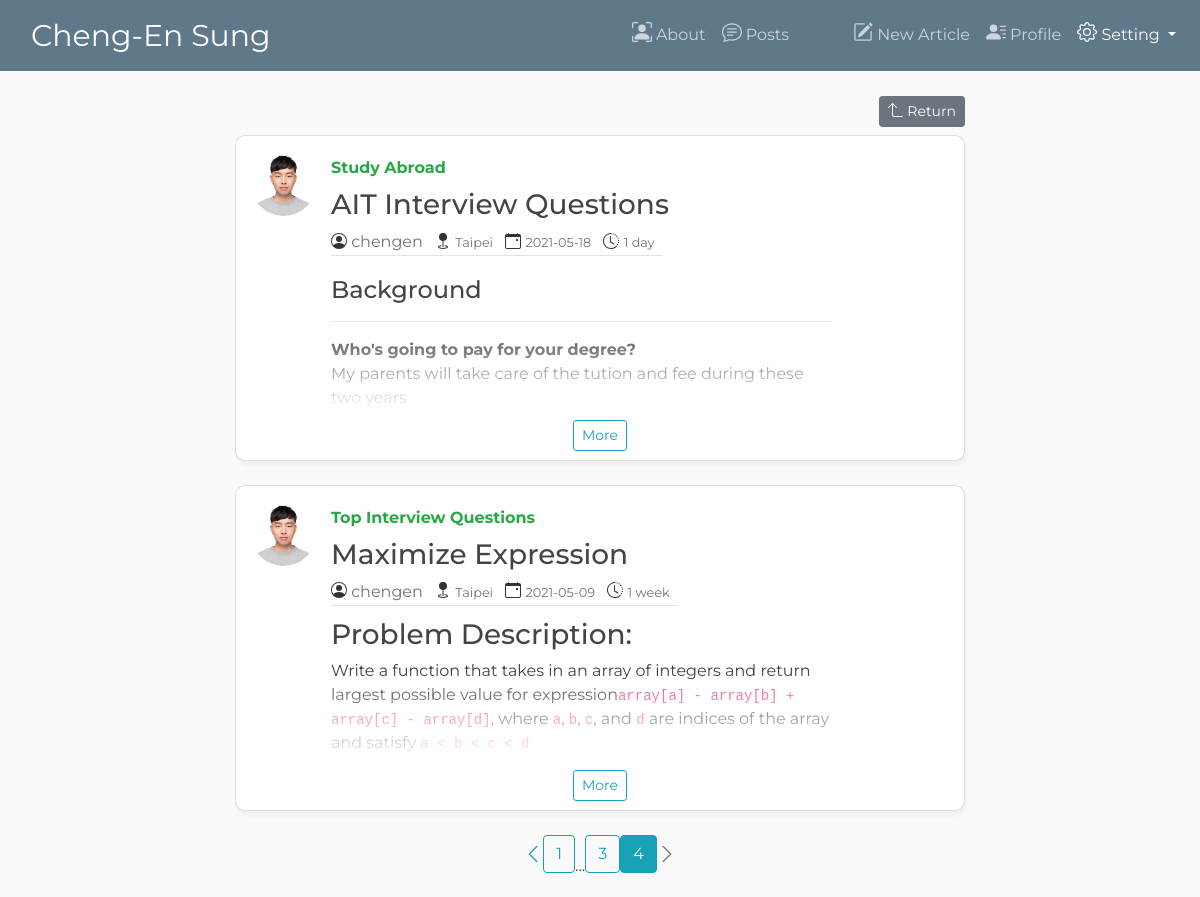
Page /user/chengen?page=4 (signed in) on the committed database.
### app/models.py (models this page shows, shortened)
class Article(db.Model):
    id = db.Column(db.Integer, primary_key=True)
    title = db.Column(db.String(20), nullable=False)
    location = db.Column(db.String(20), nullable=False, default=geocoder.ip("me").city)
    date_posted = db.Column(db.DateTime, nullable=False, default=datetime.utcnow)
    category = db.Column(db.String(20), nullable=False, default="Trivial")
    content = db.Column(db.Text, nullable=False)
    user_id = db.Column(db.Integer, db.ForeignKey("users.id"), nullable=False)

class User(db.Model, UserMixin):
    __tablename__ = 'users'
    id = db.Column(db.Integer, primary_key=True)
    username = db.Column(db.String(20), unique=True, nullable=False)
    role = db.Column(db.String(20), unique=False, nullable=False)
    email = db.Column(db.String(120), unique=True, nullable=False)
    gender = db.Column(db.String(5), unique=False, nullable=False)
    profile_picture = db.Column(db.String(20), nullable=False)
    password = db.Column(db.String(20), nullable=False)
    posts = db.relationship('Article', backref='author', lazy=True)

### app/routes.py (the view)
@app.route('/user/<string:username>')
def user_posts(username):
    page = request.args.get('page', 1, type=int)
    user = User.query.filter_by(username=username).first_or_404()
    articles = Article.query.filter_by(author=user) \
        .order_by(Article.date_posted.desc()) \
        .paginate(per_page=ARTICLES_PER_PAGE, page=page)
    for article in articles.items:
        article.content = markdown2.markdown(article.content, extras=[
            "fenced-code-blocks",
            "code-friendly",
            "cuddled-lists",
            "tables",
            "task_list",
            "footnotes",
            "xml",
            "target-blank-links",
        ])
    return render_template('user_posts.html', title='Articles', articles=articles, \
                            user=user, cur_time=datetime.utcnow())

### app/models.py (called while the page is built)
@login_manager.user_loader
def load_user(user_id):
    return User.query.get(int(user_id))

### app/templates/user_posts.html (shortened to what this page needs)
{% extends 'layout.html' %}
{% set MINUTE = 60 %}
{% set HOUR = 60**2 %}
{% set DAY = 24*60**2 %}
{% set WEEK = 7*24*60**2 %}
{% set MONTH = 30*7*24*60**2 %}
{% set YEAR = 12*30*7*24*60**2 %}
{% block content %}
    <div class="d-flex article-billboard">
        <div class="ml-auto mt-2">
            <nobr>
                <a class="btn btn-secondary btn-sm mb-2 mt-2" href={{ url_for('posts') }}>
                    Return
                </a>
            </nobr>
        </div>
    </div>
	{% for article in articles.items %}
		<div class="card flex-md-row mb-4 box-shadow h-md-250">
            <a href="{{ url_for('user_posts', username=user.username) }}">
                <img class="rounded-circle article-img" src="{{ url_for('static', filename='profile_image/' + article.author.profile_picture) }}">
            </a>
			<div class="card-body d-flex flex-column align-items-start">
				<strong class="d-inline-block mb-2 text-success">{{ article.category }}</strong>
				<h3 class="mb-2">
					{{ article.title }}
				</h3>
            	<div class="article-metadata">
					<a class="text-muted mr-2" href="{{ url_for('user_posts', username=article.author.username) }}">{{ article.author.username }}</a>
                <small class="text-muted mr-2">{{ article.location }}</small>
                <small class="text-muted mr-2">{{ article.date_posted.strftime('%Y-%m-%d') }}</small>
                {% set timespan = (cur_time - article.date_posted).total_seconds() %}
                {% if timespan < MINUTE %}
                    <small class="text-muted mr-2">{{ timespan | int }} seccond</small>
                {% elif timespan >= MINUTE and timespan < HOUR %}
                    <small class="text-muted mr-2">{{ (timespan // MINUTE) | int  }} minute</small>
                {% elif timespan >= HOUR and timespan < DAY %}
                    <small class="text-muted mr-2">{{ (timespan // HOUR) | int }} hour</small>
                {% elif timespan >= DAY and timespan < WEEK %}
                    <small class="text-muted mr-2">{{ (timespan // DAY) | int }} day</small>
                {% elif timespan >= WEEK and timespan < MONTH %}
                    <small class="text-muted mr-2">{{ (timespan // WEEK) | int }} week</small>
                {% elif timespan >= MONTH and timespan < YEAR %}
                    <small class="text-muted mr-2">{{ (timespan // MONTH) | int }} month</small>
                {% elif timespan >= YEAR %}
                    <small class="text-muted mr-2">{{ timespan // YEAR }} year</small>
                {% endif %}
                </div>
                <div class="card-text-billboard">
                    <p class="mb-auto mt-2">{{ article.content | safe }}</p>
                </div>
			</div>
            <p class="gradient"></p>
            <p class="read-more">
                <a class="btn btn-outline-info btn-sm" href="{{ url_for('article', article_id=article.id) }}">More</a>
            </p>
		</div>
	{% endfor %}
    <div class="d-flex align-items-center justify-content-center">
        {% if articles.has_prev %}
            <a href="{{ url_for('user_posts', username=user.username, page=articles.page-1) }}"><svg xmlns="http://www.w3.org/2000/svg" width="20" height="20" fill="currentColor" class="bi bi-chevron-left mb-4 text-info" viewBox="0 0 16 16">
                    <path fill-rule="evenodd" d="M11.354 1.646a.5.5 0 0 1 0 .708L5.707 8l5.647 5.646a.5.5 0 0 1-.708.708l-6-6a.5.5 0 0 1 0-.708l6-6a.5.5 0 0 1 .708 0z"/>
                </svg></a>
        {% endif %}
        {% for page_num in articles.iter_pages(left_edge=1, right_edge=1, left_current=1, right_current=2) %}
            {% if page_num %}
                {% if page_num == articles.page %}
                    <a href={{ url_for('user_posts', username=user.username, page=page_num) }} class="btn btn-info mb-4">{{ page_num }}</a>
                {% else %}
                    <a href={{ url_for('user_posts', username=user.username, page=page_num) }} class="btn btn-outline-info mb-4">{{ page_num }}</a>
                {% endif %}
            {% else %}
                ...
            {% endif %}
        {% endfor %}
        {% if articles.has_next %}
            <a href="{{ url_for('user_posts', username=user.username, page=articles.page + 1) }}">
            <svg xmlns="http://www.w3.org/2000/svg" width="20" height="20" fill="currentColor" class="bi bi-chevron-right mb-4 text-info" viewBox="0 0 16 16">
                <path fill-rule="evenodd" d="M4.646 1.646a.5.5 0 0 1 .708 0l6 6a.5.5 0 0 1 0 .708l-6 6a.5.5 0 0 1-.708-.708L10.293 8 4.646 2.354a.5.5 0 0 1 0-.708z"/>
            </svg></a>
        {% else %}
            <a class="disabled">
            <svg xmlns="http://www.w3.org/2000/svg" width="20" height="20" fill="currentColor" class="bi bi-chevron-right mb-4 text-info text-muted" viewBox="0 0 16 16">
                <path fill-rule="evenodd" d="M4.646 1.646a.5.5 0 0 1 .708 0l6 6a.5.5 0 0 1 0 .708l-6 6a.5.5 0 0 1-.708-.708L10.293 8 4.646 2.354a.5.5 0 0 1 0-.708z"/>
            </svg></a>
        {% endif %}
    </div>
{% endblock content %}

### app/static/css/style.css (style rules this page uses)
* { font-family: "Montserrat", serif; }
body { background: #fafafa; color: #333333; margin-top: 5rem; }
div.card { box-shadow: 1px 4px 4px 0 rgba(0, 0, 0, 0.05); border-radius: 10px; }
div.card div.card-body div.card-text-billboard { max-width: 500px; max-height: 150px; position: relative; overflow: hidden; margin-bottom: 30px; }
div.card p.gradient { position: absolute; bottom: 30px; left: 0; width: 100%; padding: 50px; background-image: linear-gradient(to bottom, transparent, white); }
div.card p.read-more { max-height: 30px; position: absolute; bottom: 0px; left: 0; width: 100%; padding: 0px; margin-bottom: 10px; text-align: center; background-color: white; }
h1, h2, h3, h4, h5, h6 { color: #444444; }
.article-img { height: 65px; width: 65px; margin-top: 15px; margin-left: 15px; margin-right: -5px; }
.article-billboard { width: 100%; }
.article-metadata { padding-bottom: 1px; margin-bottom: 4px; border-bottom: 1px solid #e3e3e3; }

### rows in the picture
Article: profile_picture (picture), category "Study Abroad", title "AIT Interview Questions", author.username "chengen", location "Taipei", date_posted "2021-05-18", content "Background Who's going to pay for your degree? My parents will take care of the tution and fee during these two years"
Article: profile_picture (picture), category "Top Interview Questions", title "Maximize Expression", author.username "chengen", location "Taipei", date_posted "2021-05-09", content "Problem Description: Write a function that takes in an array of integers and return largest possible value for expression array[a] - array[b] + array[c] - array[d] , where a , b , c , and d are indices of the array and satisfy a < b < c < d"

### other values in the picture
{{ page_num }} "1" "3"
{{ page_num }} "4"
